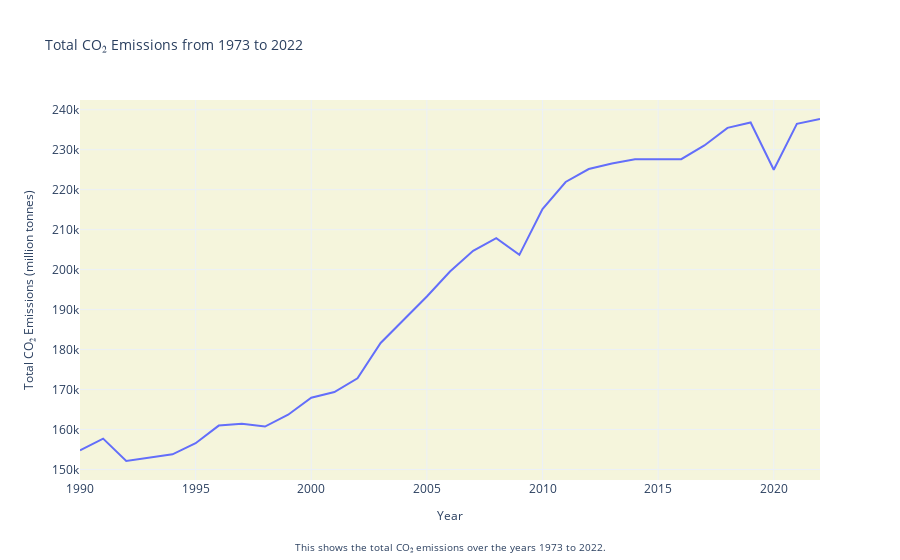

Source (notebook cell):
### Markdown cell above
## CO2-trend (1990-2022)

### Code cell
%run co2_chart.ipynb

### Figure 1 — Plotly figure (JSON) as saved in the notebook; plotly's stock layout.template omitted (floating-point values rounded to 4 significant figures)
{"data": [{"hovertemplate": "Year=%{x}<br>Total CO₂ Emissions (million tonnes)=%{y}<extra></extra>", "legendgroup": "", "line": {"color": "#636efa", "dash": "solid"}, "marker": {"symbol": "circle"}, "mode": "lines", "name": "", "orientation": "v", "showlegend": false, "type": "scatter", "x": [1990, 1991, 1992, 1993, 1994, 1995, 1996, 1997, 1998, 1999, 2000, 2001, 2002, 2003, 2004, 2005, 2006, 2007, 2008, 2009, 2010, 2011, 2012, 2013, 2014, 2015, 2016, 2017, 2018, 2019, 2020, 2021, 2022], "xaxis": "x", "y": [154800.0, 157700.0, 152100.0, 153100.0, 153800.0, 156600.0, 161000.0, 161400.0, 160700.0, 163700.0, 168000.0, 169400.0, 172800.0, 181600.0, 187500.0, 193300.0, 199500.0, 204700.0, 207900.0, 203700.0, 215200.0, 221900.0, 225200.0, 226600.0, 227600.0, 227600.0, 227600.0, 231100.0, 235500.0, 236800.0, 225000.0, 236500.0, 237700.0], "yaxis": "y"}], "layout": {"annotations": [{"font": {"size": 10}, "showarrow": false, "text": "This shows the total CO₂ emissions over the years 1973 to 2022.", "x": 0.5, "xanchor": "center", "xref": "paper", "y": -0.2, "yref": "paper"}], "autosize": true, "legend": {"tracegroupgap": 0}, "plot_bgcolor": "#f5f5dc", "title": {"font": {"size": 14}, "text": "Total CO₂ Emissions from 1973 to 2022"}, "xaxis": {"anchor": "y", "autorange": true, "domain": [0, 1], "range": [1990, 2022], "title": {"font": {"size": 12}, "text": "Year"}, "type": "linear"}, "yaxis": {"anchor": "x", "autorange": true, "domain": [0, 1], "range": [147400.0, 242400.0], "title": {"font": {"size": 12}, "text": "Total CO₂ Emissions (million tonnes)"}, "type": "linear"}}}
